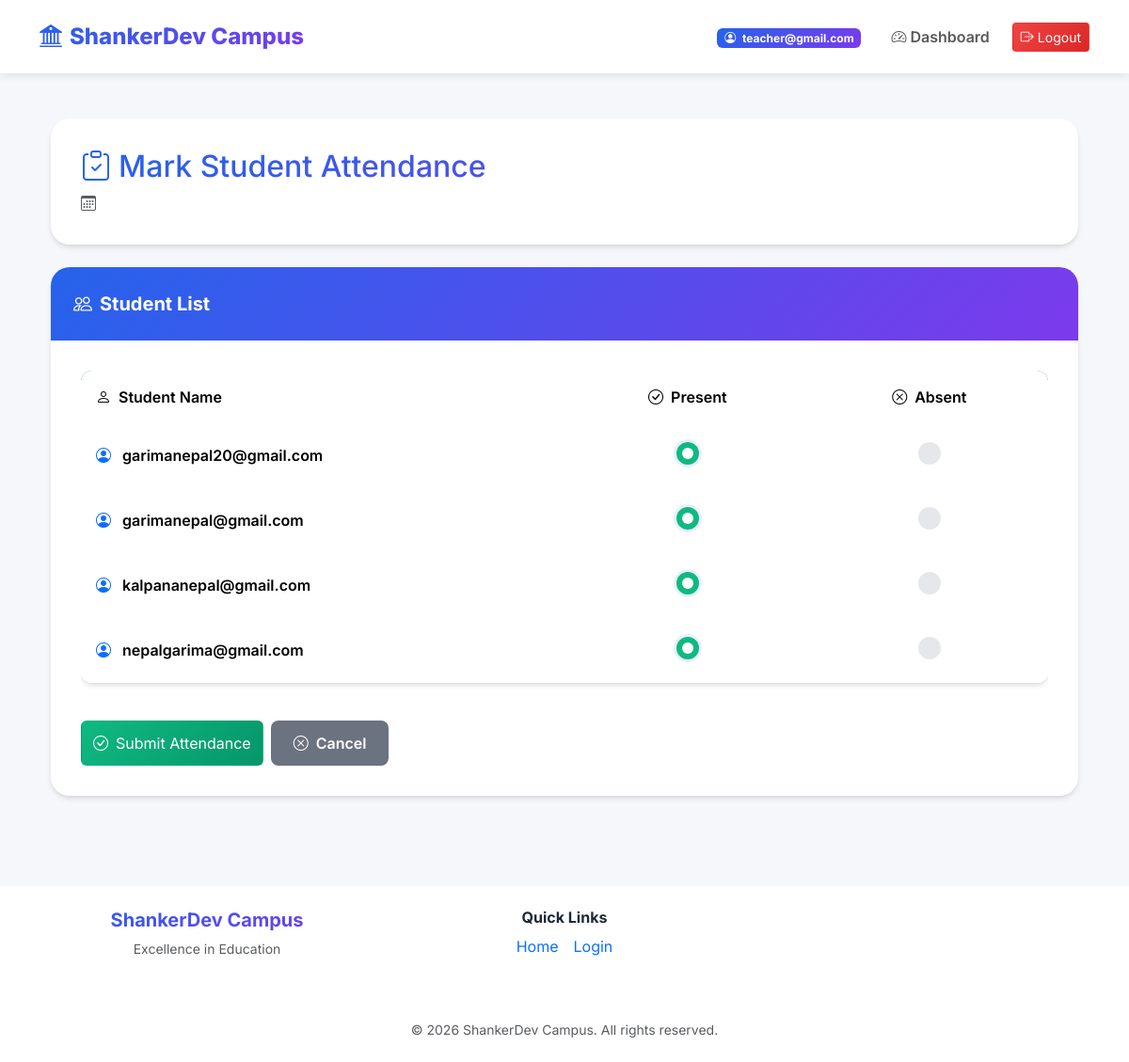
Page /campus/teacher/attendance/ (signed in) on the committed database.
### users/models.py (models this page shows, shortened)
class CustomUser(AbstractUser):
    ROLE_CHOICES = (
        ('student', 'Student'),
        ('teacher', 'Teacher'),
        ('admin', 'Admin'),
    )
    email = models.EmailField(unique=True)
    phone_number = models.CharField(max_length=15, blank=True, null=True, unique=True)
    role = models.CharField(max_length=20, choices=ROLE_CHOICES, default='student')
    is_approved = models.BooleanField(default=False, help_text="Designates whether this user has been approved by an admin.")
    USERNAME_FIELD = 'email'
    REQUIRED_FIELDS = []
    objects = CustomUserManager()

### campus/views.py (the view, shortened to what this page needs)
# urls.py: path('teacher/attendance/', mark_attendance, name='mark_attendance'),
@login_required
@teacher_required
def mark_attendance(request):
    students = User.objects.filter(role='student').order_by('email')
    return render(request, 'campus/mark_attendance.html', {'students': students})

### campus/views.py (called while the page is built)
def teacher_required(function):
    return user_passes_test(lambda u: u.role == 'teacher' and u.is_authenticated)(function)

### myproject/context_processors.py (called while the page is built)
def college_context(request):  # Adjust name to match your setup
    return {
        'college_info': CollegeInfo.objects.first(),
        'events': Event.objects.all(),
    }

### campus/templates/campus/mark_attendance.html (shortened to what this page needs)
{% extends 'base.html' %}
{% block content %}
<div class="container">
    <div class="card-modern mb-4">
        <div class="card-body-modern">
            <h2 class="text-gradient mb-2">
                <i class="bi bi-clipboard-check me-2"></i>Mark Student Attendance
            </h2>
            <p class="text-muted mb-0">
                <i class="bi bi-calendar3 me-2"></i>{{ today|date:"F d, Y" }}
            </p>
        </div>
    </div>
    <div class="card-modern">
        <div class="card-header-modern">
            <i class="bi bi-people me-2"></i>Student List
        </div>
        <div class="card-body-modern">
            <form method="post">
                <div class="table-responsive">
                    <table class="table table-modern">
                        <thead>
                            <tr>
                                <th style="width: 50%;">
                                    <i class="bi bi-person me-2"></i>Student Name
                                </th>
                                <th class="text-center">
                                    <i class="bi bi-check-circle me-2"></i>Present
                                </th>
                                <th class="text-center">
                                    <i class="bi bi-x-circle me-2"></i>Absent
                                </th>
                            </tr>
                        </thead>
                        <tbody>
                            {% for student in students %}
                            <tr>
                                <td class="fw-semibold">
                                    <i class="bi bi-person-circle text-primary me-2"></i>
                                    {% if student.get_full_name %}
                                    {{ student.get_full_name }}
                                    {% else %}
                                    {{ student.email }}
                                    {% endif %}
                                </td>
                                <td class="text-center">
                                    <div class="form-check d-inline-block">
                                        <input class="form-check-input" type="radio"
                                               name="status_{{ student.id }}"
                                               id="present_{{ student.id }}"
                                               value="present" checked
                                               style="width: 1.5rem; height: 1.5rem;">
                                    </div>
                                </td>
                                <td class="text-center">
                                    <div class="form-check d-inline-block">
                                        <input class="form-check-input" type="radio"
                                               name="status_{{ student.id }}"
                                               id="absent_{{ student.id }}"
                                               value="absent"
                                               style="width: 1.5rem; height: 1.5rem;">
                                    </div>
                                </td>
                            </tr>
                            {% endfor %}
                        </tbody>
                    </table>
                </div>
                {% if students %}
                <div class="d-flex gap-2 mt-4">
                    <button type="submit" class="btn btn-success-modern">
                        <i class="bi bi-check-circle me-2"></i>Submit Attendance
                    </button>
                    <a href="{% url 'teacher_dashboard' %}" class="btn btn-modern" style="background: #6b7280; color: white;">
                        <i class="bi bi-x-circle me-2"></i>Cancel
                    </a>
                </div>
                {% endif %}
            </form>
        </div>
    </div>
</div>
{% endblock %}

### myproject/templates/base.html (shortened to what this page needs)
{% load static %}
<!DOCTYPE html>
<html lang="en">
<head>
    <link href="https://cdn.jsdelivr.net/npm/bootstrap@5.3.3/dist/css/bootstrap.min.css" rel="stylesheet">
    <link rel="stylesheet" href="https://cdn.jsdelivr.net/npm/bootstrap-icons@1.11.3/font/bootstrap-icons.min.css">
    <link rel="stylesheet" href="{% static 'css/modern-styles.css' %}">
</head>
<body>
    <nav class="navbar navbar-expand-lg navbar-modern sticky-top">
        <div class="container">
            <a class="navbar-brand d-flex align-items-center" href="{% url 'home' %}">
                <i class="bi bi-bank2 me-2 fs-4"></i>
                <span>ShankerDev Campus</span>
            </a>
            <div class="collapse navbar-collapse" id="navbarNav">
                <ul class="navbar-nav ms-auto align-items-center">
                    {% if user.is_authenticated %}
                    <li class="nav-item me-3">
                        <span class="badge badge-primary-modern">
                            <i class="bi bi-person-circle me-1"></i>
                            {{ user.email }}
                        </span>
                    </li>
                    {% if user.role == 'student' %}
                    <li class="nav-item">
                        <a class="nav-link" href="{% url 'student_dashboard' %}">
                            <i class="bi bi-speedometer2 me-1"></i>Dashboard
                        </a>
                    </li>
                    {% elif user.role == 'teacher' %}
                    <li class="nav-item">
                        <a class="nav-link" href="{% url 'teacher_dashboard' %}">
                            <i class="bi bi-speedometer2 me-1"></i>Dashboard
                        </a>
                    </li>
                    {% elif user.role == 'admin' %}
                    <li class="nav-item">
                        <a class="nav-link" href="{% url 'admin_dashboard' %}">
                            <i class="bi bi-speedometer2 me-1"></i>Dashboard
                        </a>
                    </li>
                    {% endif %}
                    <li class="nav-item">
                        <form action="{% url 'logout' %}" method="post" class="d-inline">
                            <button type="submit" class="btn btn-danger-modern btn-sm ms-2">
                                <i class="bi bi-box-arrow-right me-1"></i>Logout
                            </button>
                        </form>
                    </li>
                    {% endif %}
                </ul>
            </div>
        </div>
    </nav>
    <div class="content-wrapper">
        <div class="container my-5">
        {% block content %}{% endblock %}
        </div>
    </div>
    <footer class="mt-5 py-4 text-center" style="background: rgba(255, 255, 255, 0.95); backdrop-filter: blur(10px);">
        <div class="container">
            <div class="row">
                <div class="col-md-4 mb-3">
                    <h5 class="text-gradient fw-bold">ShankerDev Campus</h5>
                    <p class="text-muted small">Excellence in Education</p>
                </div>
                <div class="col-md-4 mb-3">
                    <h6 class="fw-bold">Quick Links</h6>
                    <div class="d-flex justify-content-center gap-3">
                        <a href="{% url 'home' %}" class="text-decoration-none">Home</a>
                        <a href="{% url 'login_selection' %}" class="text-decoration-none">Login</a>
                    </div>
                </div>
            </div>
            <hr>
            <p class="text-muted small mb-0">&copy; 2026 ShankerDev Campus. All rights reserved.</p>
        </div>
    </footer>
</body>
</html>

### static/css/modern-styles.css (style rules this page uses)
:root { --primary-color: #2563eb; --secondary-color: #7c3aed; --success-color: #10b981; --danger-color: #ef4444; --warning-color: #f59e0b; --info-color: #06b6d4; --dark-color: #1f2937; --light-color: #f3f4f6; --card-shadow: 0 4px 6px -1px rgba(0, 0, 0, 0.1), 0 2px 4px -1px rgba(0, 0, 0, 0.06); --card-shadow-lg: 0 10px 15px -3px rgba(0, 0, 0, 0.1), 0 4px 6px -2px rgba(0, 0, 0, 0.05); --transition: all 0.3s cubic-bezier(0.4, 0, 0.2, 1); }
* { margin: 0; padding: 0; box-sizing: border-box; }
html { height: 100%; scroll-behavior: smooth; }
body { font-family: 'Inter', 'Segoe UI', 'Roboto', 'Oxygen', 'Ubuntu', 'Cantarell', sans-serif; background: #f5f7fa; min-height: 100vh; color: var(--dark-color); display: flex; flex-direction: column; }
.content-wrapper { flex: 1 0 auto; }
footer { flex-shrink: 0; margin-top: auto !important; }
.navbar-modern { background: rgba(255, 255, 255, 0.95); -webkit-backdrop-filter: blur(10px); backdrop-filter: blur(10px); box-shadow: 0 2px 10px rgba(0, 0, 0, 0.1); padding: 1rem 0; }
.navbar-brand { font-weight: 800; font-size: 1.5rem; background: linear-gradient(135deg, var(--primary-color), var(--secondary-color)); -webkit-background-clip: text; -webkit-text-fill-color: transparent; background-clip: text; }
.nav-link { font-weight: 600; transition: var(--transition); position: relative; padding: 0.5rem 1rem !important; }
.nav-link::after { content: ''; position: absolute; bottom: 0; left: 50%; width: 0; height: 2px; background: var(--primary-color); transition: var(--transition); transform: translateX(-50%); }
.card-modern { background: white; border-radius: 20px; box-shadow: var(--card-shadow); border: none !important; transition: var(--transition); overflow: hidden; animation: fadeInUp 0.5s ease-out; }
.card-header-modern { background: linear-gradient(135deg, var(--primary-color), var(--secondary-color)); color: white; padding: 1.5rem; font-weight: 700; font-size: 1.25rem; border-bottom: none; }
.card-body-modern { padding: 2rem; }
.btn-modern { border-radius: 8px; padding: 0.75rem 1.5rem; font-weight: 600; transition: var(--transition); border: none; position: relative; overflow: hidden; }
.btn-modern::before { content: ''; position: absolute; top: 50%; left: 50%; width: 0; height: 0; border-radius: 50%; background: rgba(255, 255, 255, 0.3); transform: translate(-50%, -50%); transition: width 0.6s, height 0.6s; }
.btn-success-modern { background: linear-gradient(135deg, #10b981, #059669); color: white; }
.btn-danger-modern { background: linear-gradient(135deg, #ef4444, #dc2626); color: white; }
.form-check-input { width: 1.25rem; height: 1.25rem; border: none !important; background-color: #e5e7eb; cursor: pointer; transition: var(--transition); }
.form-check-input:checked { background-color: var(--primary-color); border-color: var(--primary-color); box-shadow: 0 0 0 3px rgba(37, 99, 235, 0.1); }
.table-modern { background: white; border-radius: 12px; overflow: hidden; box-shadow: var(--card-shadow); }
.table-modern thead { background: linear-gradient(135deg, var(--primary-color), var(--secondary-color)); color: white; }
.table-modern thead th { padding: 1rem; font-weight: 600; border: none; }
.table-modern tbody tr { transition: var(--transition); cursor: pointer; }
.table-modern tbody td { padding: 1rem; vertical-align: middle; border-bottom: 1px solid #e5e7eb; }
.badge-primary-modern { background: linear-gradient(135deg, var(--primary-color), var(--secondary-color)); color: white; }
.text-gradient { background: linear-gradient(135deg, var(--primary-color), var(--secondary-color)); -webkit-background-clip: text; -webkit-text-fill-color: transparent; background-clip: text; }
.card, .card-body, .card-header, .card-footer, .list-group-item, .table, .alert, .modal-content, .nav-tabs, .nav-pills, .dropdown-menu { border: none !important; }
* { border-color: transparent !important; }
.form-control, .form-select, input, textarea, select { border: none !important; }
html { scroll-behavior: smooth; }
.badge-primary-modern, .badge-success-modern, .badge-danger-modern, .badge-warning-modern { animation: badge-pulse 2s ease-in-out infinite; }
.card-modern { animation: fadeInUp 0.5s ease-out; }
.table-modern tbody tr { cursor: pointer; }

### campus/templates/campus/mark_attendance.html (style rules this page uses)
.form-check-input:checked { background-color: var(--success-color); border-color: var(--success-color); }

### rows in the picture
CustomUser: email "teacher@gmail.com"
CustomUser: email "garimanepal20@gmail.com"
CustomUser: email "garimanepal@gmail.com"
CustomUser: email "kalpananepal@gmail.com"
CustomUser: email "nepalgarima@gmail.com"
